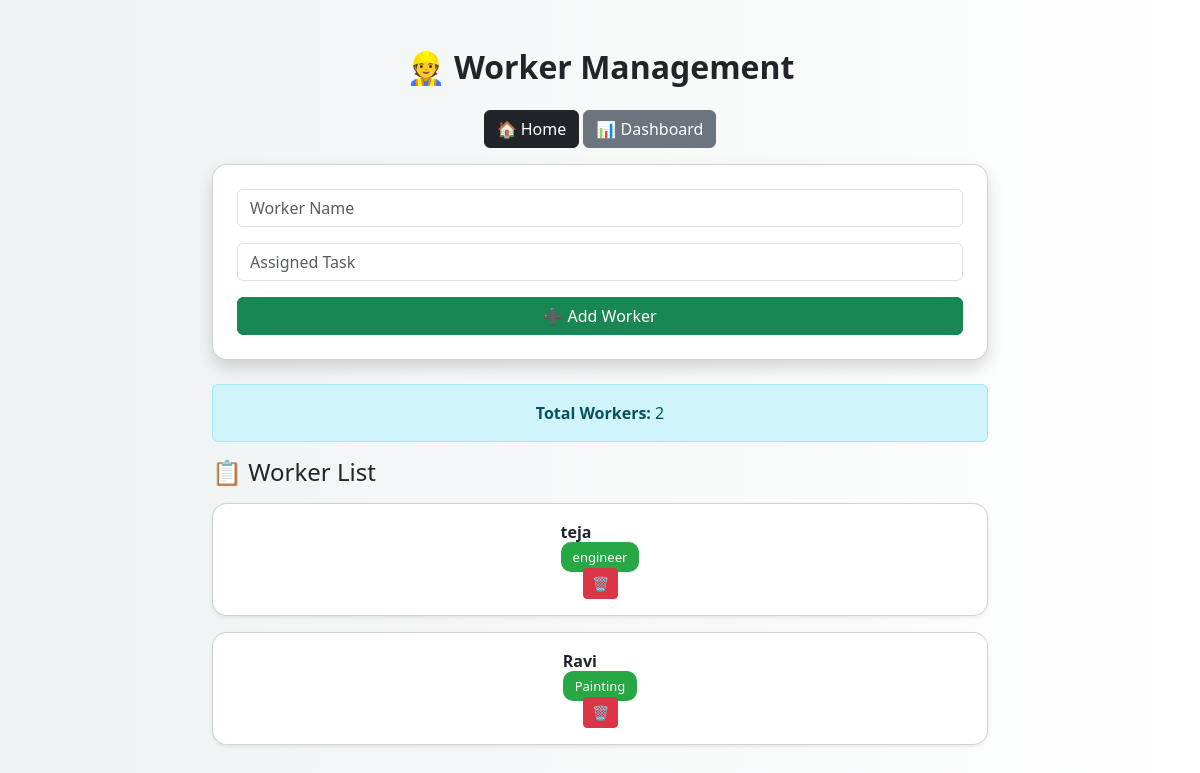
/worker/, run on an earlier commit of the app's database.
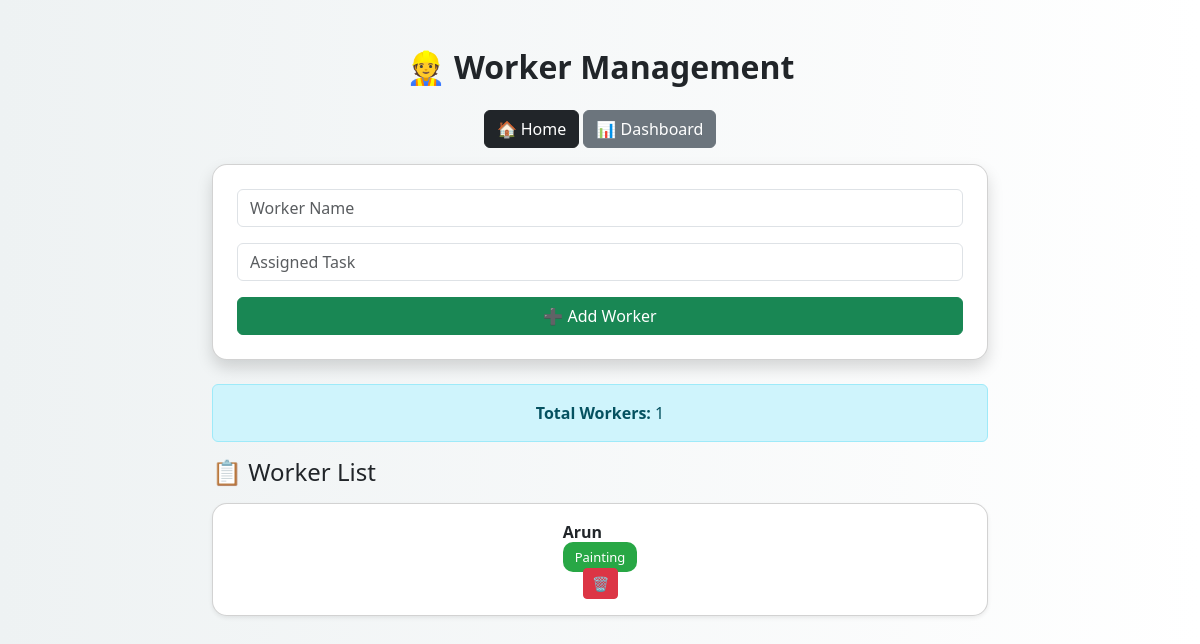
And on a later commit of the database.
### monitor/models.py (models this page shows, shortened)
class Worker(models.Model):
    name = models.CharField(max_length=100)
    task = models.CharField(max_length=200)

### monitor/views.py (the view)
# urls.py: path('worker/', views.worker, name='worker'),
def worker(request):
    if request.method == "POST":
        name = request.POST.get('name')
        task = request.POST.get('task')
        if name and task:
            Worker.objects.create(name=name, task=task)
        return redirect('worker')
    data = Worker.objects.all()
    return render(request, 'worker.html', {'data': data})

### monitor/templates/worker.html (shortened to what this page needs)
<!DOCTYPE html>
<html>
<head>
<link href="https://cdn.jsdelivr.net/npm/bootstrap@5.3.0/dist/css/bootstrap.min.css" rel="stylesheet">
</head>
<body>
<div class="container mt-5">
    <h2 class="text-center mb-4">👷 Worker Management</h2>
    <div class="text-center mb-3">
        <a href="/" class="btn btn-dark">🏠 Home</a>
        <a href="/dashboard/" class="btn btn-secondary">📊 Dashboard</a>
    </div>
    <div class="card shadow p-4 mb-4">
        <form method="post">
            <input name="name"
                   placeholder="Worker Name"
                   class="form-control mb-3"
                   required>
            <input name="task"
                   placeholder="Assigned Task"
                   class="form-control mb-3"
                   required>
            <button class="btn btn-success w-100">
                ➕ Add Worker
            </button>
        </form>
    </div>
    <div class="alert alert-info text-center">
        <strong>Total Workers:</strong> {{ data|length }}
    </div>
    <h4 class="mb-3">📋 Worker List</h4>
    {% for i in data %}
    <div class="card p-3 mb-3 shadow-sm worker-box">
        <div>
            <strong>{{ i.name }}</strong><br>
            <span class="task-badge">{{ i.task }}</span>
        </div>
        <form action="/delete-worker/{{ i.id }}/" method="post">
            <button class="btn btn-danger btn-sm">🗑</button>
        </form>
    </div>
    {% empty %}
    <div class="alert alert-warning text-center">
        No workers added yet!
    </div>
    {% endfor %}
</div>
</body>
</html>

What changed in the data, as far as the page shows it:
removed Worker: name "teja", task "engineer"
changed Worker "Painting": name "Ravi" → "Arun"
Also different on the page:
{{ data|length }}: "2" → "1"
